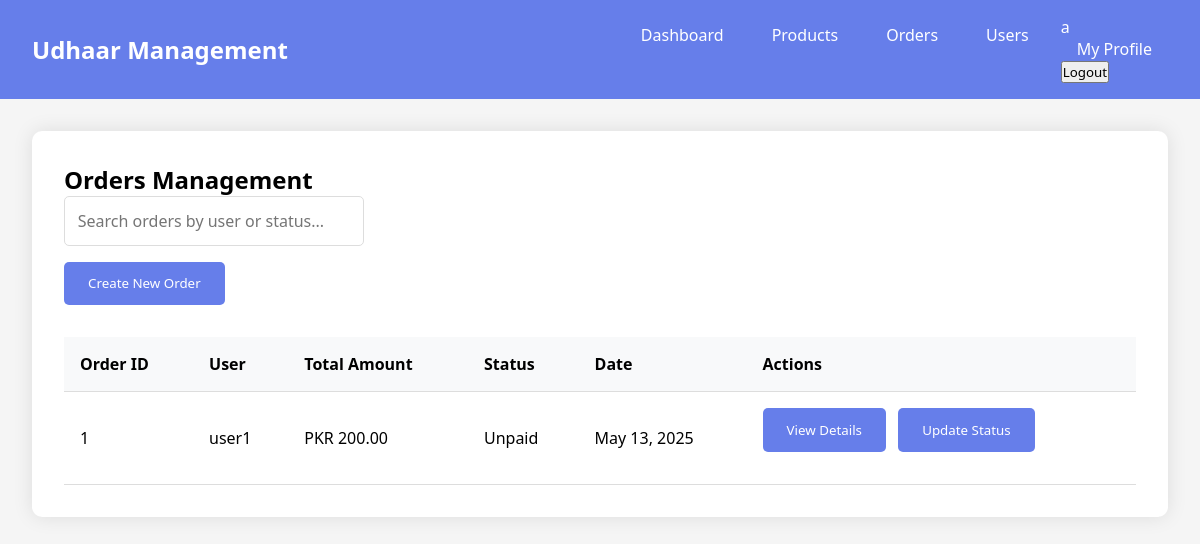
Screenshot of /orders/ (signed in) with the database file from the repository.
### myapp/models.py (models this page shows, shortened)
class User(AbstractUser):
    ROLE_CHOICES = (
        ('admin', 'Admin'),
        ('entry_operator', 'Entry Operator'),
        ('accountant', 'Accountant'),
        ('order_manager', 'Order Manager'),
        ('product_manager', 'Product Manager'),
        ('user', 'User'),
    )
    role = models.CharField(max_length=20, choices=ROLE_CHOICES, default='user')
    udhaar = models.DecimalField(max_digits=10, decimal_places=2, default=0.00)
    due_date = models.DateField(null=True, blank=True)
    created_at = models.DateTimeField(auto_now_add=True)
    updated_at = models.DateTimeField(auto_now=True)

class Order(models.Model):
    STATUS_CHOICES = (
        ('Paid', 'Paid'),
        ('Unpaid', 'Unpaid'),
    )
    user = models.ForeignKey(User, on_delete=models.CASCADE)
    total_amount = models.DecimalField(max_digits=10, decimal_places=2)
    status = models.CharField(max_length=10, choices=STATUS_CHOICES)
    order_date = models.DateField(default=timezone.now)
    created_at = models.DateTimeField(auto_now_add=True)

### myapp/views.py (the view)
# urls.py: path('orders/', views.orders, name='orders'),
@login_required
def orders(request):
    print("Checking order permissions...")
    can_add_order = request.user.has_perm('myapp.add_order') or request.user.role == 'entry_operator'
    can_change_order = request.user.has_perm('myapp.change_order') or request.user.role == 'entry_operator'
    can_delete_order = request.user.has_perm('myapp.delete_order')
    if not (request.user.has_perm('myapp.view_order') or request.user.role == 'entry_operator'):
        return render(request, 'myapp/permission_denied.html')
    if request.user.role in ['admin', 'entry_operator']:
        orders = Order.objects.all()
    else:
        orders = Order.objects.filter(user=request.user)
    users = User.objects.filter(role='user') if request.user.role in ['admin', 'entry_operator'] else []
    products = Product.objects.filter(stock__gt=0)
    context = {
        'orders': orders,
        'users': users,
        'products': products,
        'can_add_order': can_add_order,
        'can_change_order': can_change_order,
        'can_delete_order': can_delete_order,
        'is_admin_or_entry': request.user.role in ['admin', 'entry_operator']
    }
    return render(request, 'myapp/orders.html', context)

### myapp/templates/myapp/orders.html (shortened to what this page needs)
{% extends 'myapp/base.html' %}
{% block content %}
<section id="orders" class="section">
  <h2>Orders Management</h2>
  <div class="search-container">
    <input
      type="text"
      id="orderSearch"
      class="search-input"
      placeholder="Search orders by user or status..."
    />
  </div>
  {% if can_add_order %}
  <button onclick="showNewOrderForm()" class="action-btn">Create New Order</button>
  {% endif %}
  <div id="ordersList" class="list-container">
    <table>
      <tr>
        <th>Order ID</th>
        <th>User</th>
        <th>Total Amount</th>
        <th>Status</th>
        <th>Date</th>
        <th>Actions</th>
      </tr>
      {% for order in orders %}
      <tr>
        <td>{{ order.id }}</td>
        <td>{{ order.user.username }}</td>
        <td>PKR {{ order.total_amount }}</td>
        <td>{{ order.status }}</td>
        <td>{{ order.order_date }}</td>
        <td>
          <button onclick="viewOrderDetails({{ order.id }})" class="action-btn">View Details</button>
          {% if can_change_order %}
          <button onclick="updateOrderStatus({{ order.id }})" class="action-btn">Update Status</button>
          {% endif %}
        </td>
      </tr>
      {% endfor %}
    </table>
  </div>
</section>
{% endblock %}

### myapp/templates/myapp/base.html (shortened to what this page needs)
{% load static %}
<!DOCTYPE html>
<html lang="en">
  <head>
    <link rel="stylesheet" href="{% static 'myapp/css/styles.css' %}" />
  </head>
  <body>
    {% if user.is_authenticated %}
    <nav class="navbar">
      <div class="logo">Udhaar Management</div>
      <div class="nav-links">
        <a href="{% url 'dashboard' %}" class="nav-btn">Dashboard</a>
        {% if perms.myapp.view_product %}
        <a href="{% url 'products' %}" class="nav-btn">Products</a>
        {% endif %}
        {% if perms.myapp.view_order %}
        <a href="{% url 'orders' %}" class="nav-btn">Orders</a>
        {% endif %}
        {% if perms.myapp.view_user %}
        <a href="{% url 'users' %}" class="nav-btn">Users</a>
        {% endif %}
        <div class="user-menu">
          <span class="username">{{ user.get_full_name|default:user.username }}</span>
          <div class="dropdown-content">
            <a href="{% url 'profile' %}" class="nav-btn">My Profile</a>
            <form method="post" action="{% url 'logout' %}" class="logout-form">
              <button type="submit" class="logout-btn">Logout</button>
            </form>
          </div>
        </div>
      </div>
    </nav>
    {% endif %}
    <div class="container">
      {% block content %}{% endblock %}
    </div>
  </body>
</html>

### myapp/static/myapp/css/styles.css (style rules this page uses)
* { margin: 0; padding: 0; box-sizing: border-box; font-family: "Segoe UI", Tahoma, Geneva, Verdana, sans-serif; }
body { background-color: #f5f5f5; }
.navbar { background: #667eea; padding: 1rem 2rem; display: flex; justify-content: space-between; align-items: center; color: white; }
.logo { font-size: 1.5rem; font-weight: bold; }
.nav-links { display: flex; gap: 1rem; }
.nav-btn { padding: 0.5rem 1rem; border: none; background: transparent; color: white; cursor: pointer; font-size: 1rem; transition: opacity 0.3s ease; position: relative; text-decoration: none; }
.nav-btn::after { content: ""; position: absolute; bottom: 0; left: 50%; transform: translateX(-50%); width: 0; height: 2px; background: white; transition: width 0.3s ease; }
.container { padding: 2rem; max-width: 1200px; margin: 0 auto; }
.section { background: white; padding: 2rem; border-radius: 10px; box-shadow: 0 0 20px rgba(0, 0, 0, 0.1); margin-bottom: 2rem; }
.action-btn { padding: 0.8rem 1.5rem; background: #667eea; color: white; border: none; border-radius: 5px; cursor: pointer; margin-bottom: 1rem; }
.list-container { margin-top: 1rem; }
table { width: 100%; border-collapse: collapse; margin-top: 1rem; }
th, td { padding: 1rem; text-align: left; border-bottom: 1px solid #ddd; }
th { background-color: #f8f9fa; font-weight: 600; }
.action-btn + .action-btn { margin-left: 0.5rem; }
.search-container { margin-bottom: 1rem; }
.search-input { width: 100%; max-width: 300px; padding: 0.8rem; border: 1px solid #ddd; border-radius: 5px; font-size: 1rem; transition: border-color 0.3s ease; }

### rows the page displays
User: get_full_name "a"
Order: id "1", user.username "user1", total_amount "200.00", status "Unpaid", order_date "May 13, 2025"
